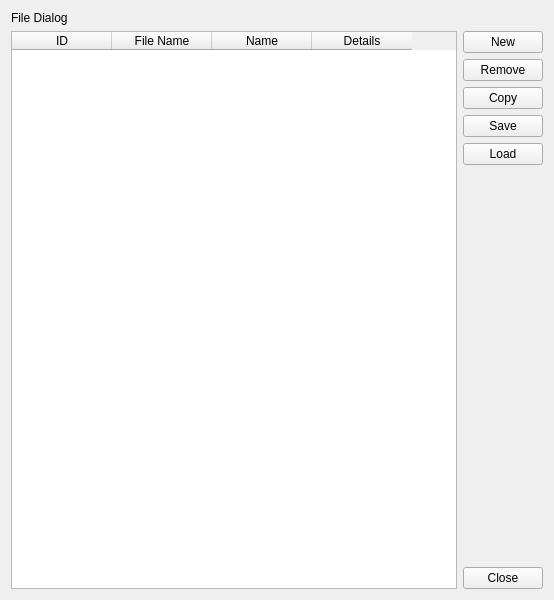
<?xml version="1.0" encoding="UTF-8"?>
<ui version="4.0">
 <class>DSigDemandFileDialogue</class>
 <widget class="QWidget" name="DSigDemandFileDialogue">
  <property name="geometry">
   <rect>
    <x>0</x>
    <y>0</y>
    <width>554</width>
    <height>600</height>
   </rect>
  </property>
  <property name="sizePolicy">
   <sizepolicy hsizetype="Preferred" vsizetype="Preferred">
    <horstretch>0</horstretch>
    <verstretch>0</verstretch>
   </sizepolicy>
  </property>
  <property name="windowTitle">
   <string>DSigDemandFileDialogue</string>
  </property>
  <layout class="QVBoxLayout" name="verticalLayout_2">
   <item>
    <widget class="QLabel" name="SaveLoadFileLabel">
     <property name="text">
      <string>File Dialog</string>
     </property>
    </widget>
   </item>
   <item>
    <layout class="QHBoxLayout" name="horizontalLayout">
     <item>
      <widget class="QTableWidget" name="TableWidget">
       <property name="sizePolicy">
        <sizepolicy hsizetype="Preferred" vsizetype="Expanding">
         <horstretch>0</horstretch>
         <verstretch>0</verstretch>
        </sizepolicy>
       </property>
       <property name="gridStyle">
        <enum>Qt::SolidLine</enum>
       </property>
       <property name="sortingEnabled">
        <bool>true</bool>
       </property>
       <column>
        <property name="text">
         <string>ID</string>
        </property>
        <property name="textAlignment">
         <set>AlignCenter</set>
        </property>
       </column>
       <column>
        <property name="text">
         <string>File Name</string>
        </property>
        <property name="textAlignment">
         <set>AlignCenter</set>
        </property>
       </column>
       <column>
        <property name="text">
         <string>Name</string>
        </property>
        <property name="textAlignment">
         <set>AlignCenter</set>
        </property>
       </column>
       <column>
        <property name="text">
         <string>Details</string>
        </property>
        <property name="textAlignment">
         <set>AlignCenter</set>
        </property>
       </column>
      </widget>
     </item>
     <item>
      <layout class="QVBoxLayout" name="verticalLayout">
       <property name="spacing">
        <number>6</number>
       </property>
       <item>
        <widget class="QPushButton" name="NewButton">
         <property name="sizePolicy">
          <sizepolicy hsizetype="Fixed" vsizetype="Fixed">
           <horstretch>0</horstretch>
           <verstretch>0</verstretch>
          </sizepolicy>
         </property>
         <property name="minimumSize">
          <size>
           <width>25</width>
           <height>0</height>
          </size>
         </property>
         <property name="text">
          <string>New</string>
         </property>
        </widget>
       </item>
       <item>
        <widget class="QPushButton" name="RemoveButton">
         <property name="sizePolicy">
          <sizepolicy hsizetype="Fixed" vsizetype="Fixed">
           <horstretch>0</horstretch>
           <verstretch>0</verstretch>
          </sizepolicy>
         </property>
         <property name="minimumSize">
          <size>
           <width>25</width>
           <height>0</height>
          </size>
         </property>
         <property name="text">
          <string>Remove</string>
         </property>
        </widget>
       </item>
       <item>
        <widget class="QPushButton" name="CopyButton">
         <property name="sizePolicy">
          <sizepolicy hsizetype="Fixed" vsizetype="Fixed">
           <horstretch>0</horstretch>
           <verstretch>0</verstretch>
          </sizepolicy>
         </property>
         <property name="minimumSize">
          <size>
           <width>25</width>
           <height>0</height>
          </size>
         </property>
         <property name="text">
          <string>Copy</string>
         </property>
        </widget>
       </item>
       <item>
        <widget class="QPushButton" name="SaveButton">
         <property name="sizePolicy">
          <sizepolicy hsizetype="Fixed" vsizetype="Fixed">
           <horstretch>0</horstretch>
           <verstretch>0</verstretch>
          </sizepolicy>
         </property>
         <property name="minimumSize">
          <size>
           <width>25</width>
           <height>0</height>
          </size>
         </property>
         <property name="text">
          <string>Save</string>
         </property>
        </widget>
       </item>
       <item>
        <widget class="QPushButton" name="LoadButton">
         <property name="sizePolicy">
          <sizepolicy hsizetype="Fixed" vsizetype="Fixed">
           <horstretch>0</horstretch>
           <verstretch>0</verstretch>
          </sizepolicy>
         </property>
         <property name="minimumSize">
          <size>
           <width>25</width>
           <height>0</height>
          </size>
         </property>
         <property name="text">
          <string>Load</string>
         </property>
        </widget>
       </item>
       <item>
        <spacer name="verticalSpacer">
         <property name="orientation">
          <enum>Qt::Vertical</enum>
         </property>
         <property name="sizeHint" stdset="0">
          <size>
           <width>20</width>
           <height>30</height>
          </size>
         </property>
        </spacer>
       </item>
       <item>
        <widget class="QPushButton" name="close_pushButton">
         <property name="sizePolicy">
          <sizepolicy hsizetype="Fixed" vsizetype="Fixed">
           <horstretch>0</horstretch>
           <verstretch>0</verstretch>
          </sizepolicy>
         </property>
         <property name="text">
          <string>Close</string>
         </property>
        </widget>
       </item>
      </layout>
     </item>
    </layout>
   </item>
  </layout>
 </widget>
 <layoutdefault spacing="6" margin="11"/>
 <resources/>
 <connections/>
</ui>
